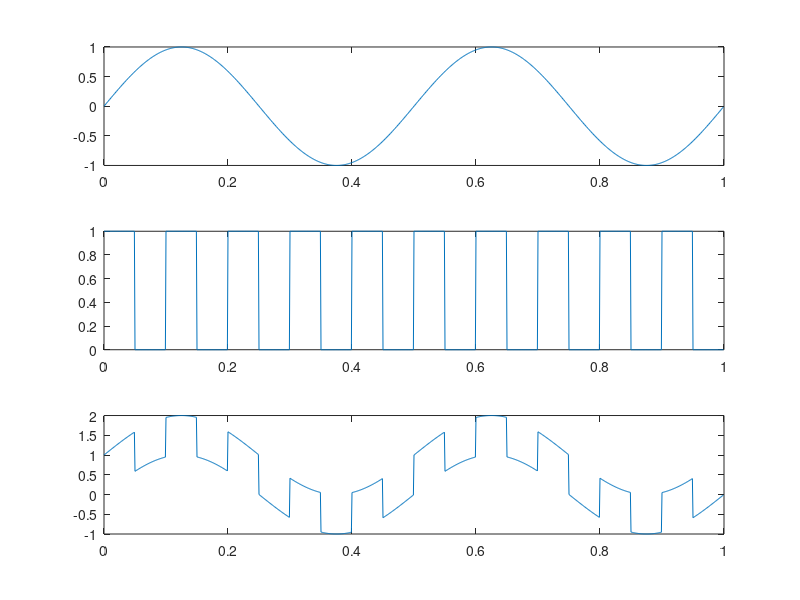
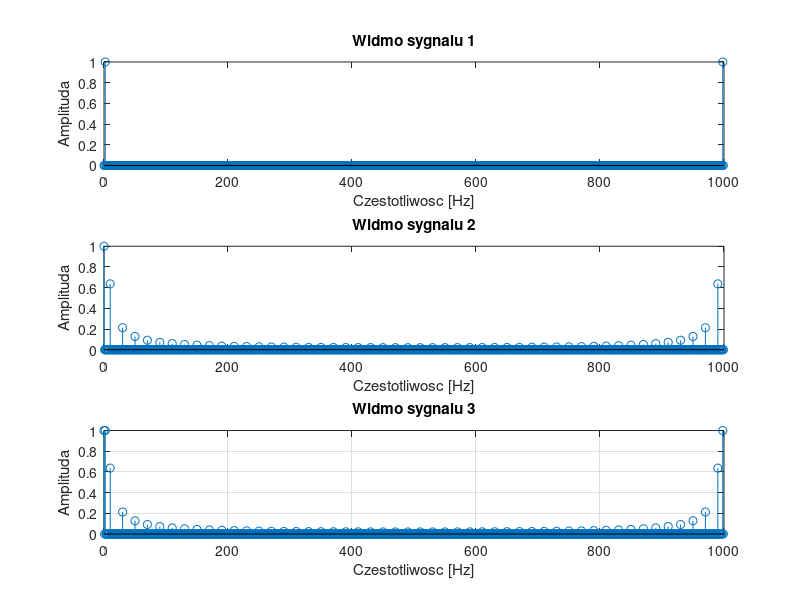

These figures' MATLAB source, in order:
% f(t) = A*sin(2*pi*f*t)
rangeFrom = 0;
rangeTo = 1;
fs = 1000;
step = 1/fs;
t = rangeFrom:step:rangeTo-step;

% Pierwszy sygnal - sin(x)
f1 = 2;
A1 = 1;
y1 = A1 * sin(2*pi*f1*t);

% Drugi sygnal - prostokatny
f2 = 10;
A2 = 1;

% Wytwarzanie jednego okresu
okres = ones(1,columns(t)/f2/2);
okres = [okres, zeros(1,columns(t)/f2/2)];

% Pusty sygnal
y2 = [];

% Dla kazdego okresu doklej go do sygnalu
for i = 1:f2
  y2 = [y2, okres];
endfor

% narysuj sygnal pierszy w pierwszym wierszu
subplot(3,1,1);
plot(t,y1);

% drugi sygnal w drugim wierszu
subplot(3,1,2);
plot(t,y2);

% trzeci sygnal w trzecim wierszu
subplot(3,1,3);
ysum = y1+y2;
plot(t,ysum);

% stworz nowe okno dla widm sygnalow
figure

widmo_t = 0:fs-1;
% narysuj widmo sygnalu pierszego w pierwszym wierszu
subplot(3,1,1);
y1_widmo = fft(y1);
y1_widmo = abs(y1_widmo);     % obliczenie wartosci bezwzglednej dla widma
y1_widmo = y1_widmo / (fs/2); % podziel amplitude przez polowe ilosc probek
stem(widmo_t,y1_widmo);

% opis osi dla sygnalu 1
title("Widmo sygnalu 1");
xlabel("Czestotliwosc [Hz]");
ylabel("Amplituda");

% widmo drugiego sygnalu w drugim wierszu
subplot(3,1,2);
y2_widmo = abs(fft(y2));
y2_widmo = abs(y2_widmo);     % obliczenie wartosci bezwzglednej dla widma
y2_widmo = y2_widmo / (fs/2); % podziel amplitude przez polowe ilosc probek
stem(widmo_t,y2_widmo);

% opis osi dla sygnalu 2
title("Widmo sygnalu 2");
xlabel("Czestotliwosc [Hz]");
ylabel("Amplituda");

% widmo trzeciego sygnalu w trzecim wierszu
subplot(3,1,3);
ysum_widmo = fft(ysum);
ysum_widmo = abs(ysum_widmo);     % obliczenie wartosci bezwzglednej dla widma
ysum_widmo = ysum_widmo / (fs/2); % podziel amplitude przez polowe ilosc probek
stem(widmo_t,ysum_widmo);

% opis osi dla sygnlu 3
title("Widmo sygnalu 3");
xlabel("Czestotliwosc [Hz]");
ylabel("Amplituda");

% wlacz siatke na wykresach
grid on;
